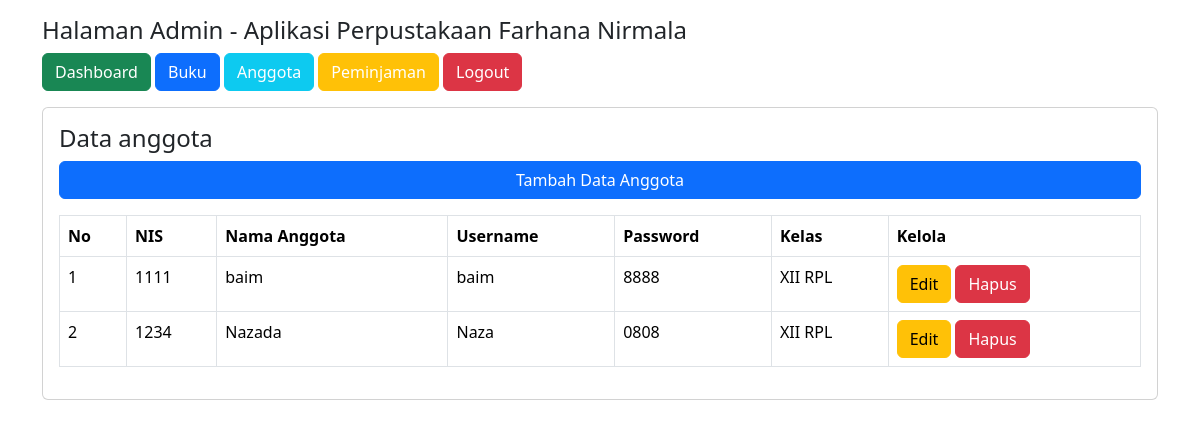
Page /admin/dashboard.php?halaman=data_anggota on the committed database.
### tables this page shows
CREATE TABLE `anggota` (
  `id_anggota` int(11) NOT NULL,
  `nis` varchar(20) NOT NULL,
  `nama_anggota` varchar(50) NOT NULL,
  `username` varchar(50) NOT NULL,
  `password` varchar(50) NOT NULL,
  `kelas` varchar(35) NOT NULL
);

### admin/data_anggota.php (the view)
<h4>Data anggota</h4>
<a href="?halaman=input_anggota" class="btn btn-primary">
    Tambah Data Anggota
</a>
<table class="table table-bordered mt-3">
    <tr class="fw-bold">
        <td>No</td>
        <td>NIS</td>
        <td>Nama Anggota</td>
        <td>Username</td>
        <td>Password</td>
        <td>Kelas</td>
        <td>Kelola</td>
    </tr>
<?php
$no = 1;
include'../koneksi.php';
$query = "SELECT*FROM anggota ORDER BY id_anggota DESC";
$data = mysqli_query($koneksi, $query);
foreach($data as $anggota){ ?>
<tr>
    <td><?= $no++; ?></td>
    <td><?= $anggota['nis']?></td>
    <td><?= $anggota['nama_anggota']?></td>
    <td><?= $anggota['username']?></td>
    <td><?= $anggota['password']?></td>
    <td><?= $anggota['kelas']?></td>
    <td>
        <a class="btn btn-warning" href="?halaman=edit_anggota&id=<?= $anggota['id_anggota'] ?>" >Edit</a>
        <a class="btn btn-danger" onclick="return confirm('Yakin data dihapus')" href="?halaman=hapus_anggota&id=<?= $anggota['id_anggota'] ?>">Hapus</a>
    </td>
</tr>
<?php } ?>
</table>

### rows in the picture
anggota: nis "1111", nama_anggota "baim", username "baim", password "8888", kelas "XII RPL"
anggota: nis "1234", nama_anggota "Nazada", username "Naza", password "0808", kelas "XII RPL"
